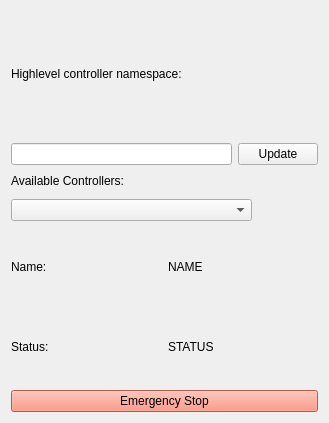
<?xml version="1.0" encoding="UTF-8"?>
<ui version="4.0">
 <class>ControlManager</class>
 <widget class="QWidget" name="ControlManager">
  <property name="geometry">
   <rect>
    <x>0</x>
    <y>0</y>
    <width>329</width>
    <height>423</height>
   </rect>
  </property>
  <property name="windowTitle">
   <string>Controller Manager</string>
  </property>
  <property name="styleSheet">
   <string notr="true"/>
  </property>
  <layout class="QHBoxLayout" name="horizontalLayout_5">
   <item>
    <layout class="QVBoxLayout" name="verticalLayout">
     <item>
      <layout class="QVBoxLayout" name="verticalLayout_2">
       <item>
        <widget class="QLabel" name="labelHighlvlControllerNamespace">
         <property name="text">
          <string>Highlevel controller namespace:</string>
         </property>
        </widget>
       </item>
       <item>
        <layout class="QHBoxLayout" name="horizontalLayout">
         <item>
          <widget class="QLineEdit" name="lineEditHighlvlControllerNamespace"/>
         </item>
         <item>
          <widget class="QPushButton" name="pushButtonHighlvlControllerUpdate">
           <property name="text">
            <string>Update</string>
           </property>
          </widget>
         </item>
        </layout>
       </item>
      </layout>
     </item>
     <item>
      <layout class="QGridLayout" name="gridLayout_4">
       <item row="1" column="1">
        <widget class="QPushButton" name="pushButtonRefresh">
         <property name="minimumSize">
          <size>
           <width>27</width>
           <height>27</height>
          </size>
         </property>
         <property name="maximumSize">
          <size>
           <width>27</width>
           <height>27</height>
          </size>
         </property>
         <property name="cursor">
          <cursorShape>PointingHandCursor</cursorShape>
         </property>
         <property name="autoFillBackground">
          <bool>true</bool>
         </property>
         <property name="styleSheet">
          <string notr="true"/>
         </property>
         <property name="text">
          <string/>
         </property>
         <property name="iconSize">
          <size>
           <width>32</width>
           <height>32</height>
          </size>
         </property>
         <property name="autoDefault">
          <bool>false</bool>
         </property>
         <property name="default">
          <bool>false</bool>
         </property>
         <property name="flat">
          <bool>true</bool>
         </property>
        </widget>
       </item>
       <item row="0" column="0">
        <layout class="QHBoxLayout" name="horizontalLayout_2">
         <item>
          <widget class="QLabel" name="labelAvailableControllers">
           <property name="text">
            <string>Available Controllers:</string>
           </property>
          </widget>
         </item>
         <item>
          <spacer name="horizontalSpacer">
           <property name="orientation">
            <enum>Qt::Horizontal</enum>
           </property>
           <property name="sizeType">
            <enum>QSizePolicy::Maximum</enum>
           </property>
           <property name="sizeHint" stdset="0">
            <size>
             <width>2</width>
             <height>20</height>
            </size>
           </property>
          </spacer>
         </item>
         <item>
          <widget class="QLabel" name="labelSwitchControllerIcon">
           <property name="minimumSize">
            <size>
             <width>16</width>
             <height>16</height>
            </size>
           </property>
           <property name="maximumSize">
            <size>
             <width>16</width>
             <height>16</height>
            </size>
           </property>
           <property name="text">
            <string/>
           </property>
          </widget>
         </item>
        </layout>
       </item>
       <item row="1" column="0">
        <widget class="QComboBox" name="comboBoxActiveControllers">
         <property name="minimumSize">
          <size>
           <width>180</width>
           <height>0</height>
          </size>
         </property>
        </widget>
       </item>
       <item row="1" column="2">
        <widget class="QPushButton" name="pushButtonSet">
         <property name="maximumSize">
          <size>
           <width>27</width>
           <height>27</height>
          </size>
         </property>
         <property name="cursor">
          <cursorShape>PointingHandCursor</cursorShape>
         </property>
         <property name="text">
          <string/>
         </property>
         <property name="autoDefault">
          <bool>false</bool>
         </property>
         <property name="default">
          <bool>false</bool>
         </property>
         <property name="flat">
          <bool>true</bool>
         </property>
        </widget>
       </item>
      </layout>
     </item>
     <item>
      <layout class="QGridLayout" name="gridLayout_2">
       <item row="0" column="0">
        <widget class="QLabel" name="labelName">
         <property name="text">
          <string>Name:</string>
         </property>
        </widget>
       </item>
       <item row="0" column="1">
        <widget class="QLabel" name="labelControllerName">
         <property name="text">
          <string>NAME</string>
         </property>
        </widget>
       </item>
       <item row="1" column="0">
        <widget class="QLabel" name="labelStatus">
         <property name="text">
          <string>Status:</string>
         </property>
        </widget>
       </item>
       <item row="1" column="1">
        <widget class="QLabel" name="labelControllerStatus">
         <property name="text">
          <string>STATUS</string>
         </property>
        </widget>
       </item>
      </layout>
     </item>
     <item>
      <widget class="QPushButton" name="pushButtonEmergencyStop">
       <property name="styleSheet">
        <string notr="true">background-color: rgb(255,125,100);</string>
       </property>
       <property name="text">
        <string>Emergency Stop</string>
       </property>
      </widget>
     </item>
    </layout>
   </item>
  </layout>
 </widget>
 <layoutdefault spacing="6" margin="11"/>
 <resources/>
 <connections/>
</ui>
